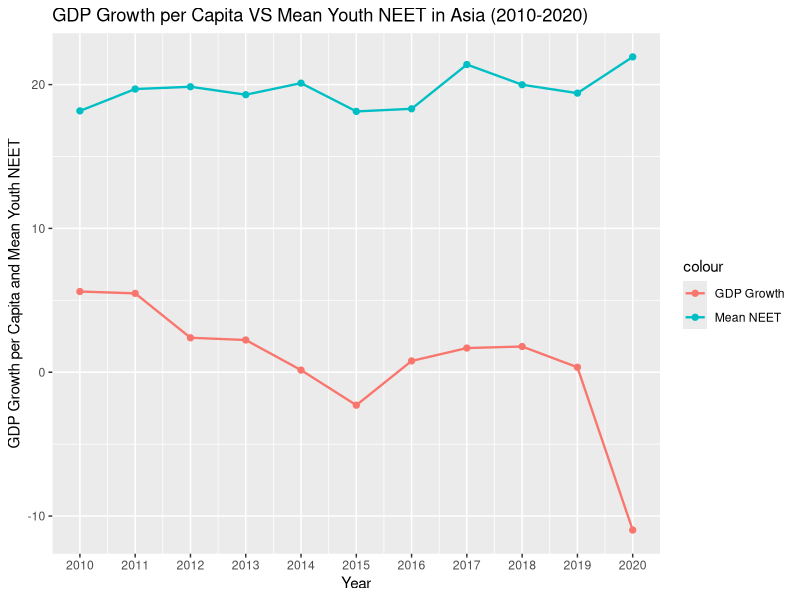

Generate this figure with R:
library(tidyverse)
library(dplyr)
library(ggplot2)
setwd("C:/Users/User/Downloads")

GDP <- read.csv("gdp-per-capita-worldbank.csv")
NEET <- read.csv("youth-not-in-education-employment-training.csv")
Continents <- read.csv("continents-according-to-our-world-in-data.csv")

youth_NEET <- NEET %>%
  filter(Year >= 2010, Year <= 2020) %>%
  inner_join(Continents, Year, by = "Entity") %>%
  select(-Year.y, -Code.y) %>%
  filter(Continent == "Asia")

GDP <- GDP %>%
  filter(Year >= 2009, Year <= 2020) %>%
  inner_join(Continents, Year, by = "Entity") %>%
  select(-Year.y, -Code.y) %>%
  filter(Continent == "Asia")

GDP_Growth <- GDP %>%
  group_by(Year.x) %>%
  summarise(Total_GDP = sum(GDP.per.capita..PPP..constant.2017.international...)) %>%
  mutate(GDP_Growth = ((Total_GDP - lag(Total_GDP)) / lag(Total_GDP)) * 100)

mean_youth_NEET <- youth_NEET %>%
  group_by(Year.x) %>%
  summarise(mean_NEET = mean(Share.of.youth.not.in.education..employment.or.training..total....of.youth.population.))

GDP_Growth_NEET <- inner_join(GDP_Growth, mean_youth_NEET, by = "Year.x")

ggplot(GDP_Growth_NEET, aes(x = Year.x)) + 
  geom_point(aes(y = mean_NEET, colour = "Mean NEET"), size = 1.8)+
  geom_line(aes(y = mean_NEET, colour = "Mean NEET"), size = 0.8)+
  geom_point(aes(y = GDP_Growth, colour = "GDP Growth"), size = 1.8) + 
  geom_line(aes(y = GDP_Growth, colour = "GDP Growth"), size = 0.8) + 
  scale_x_continuous(breaks = 2010:2020) + 
  labs(title = "GDP Growth per Capita VS Mean Youth NEET in Asia (2010-2020)", x = "Year", y = "GDP Growth per Capita and Mean Youth NEET")
